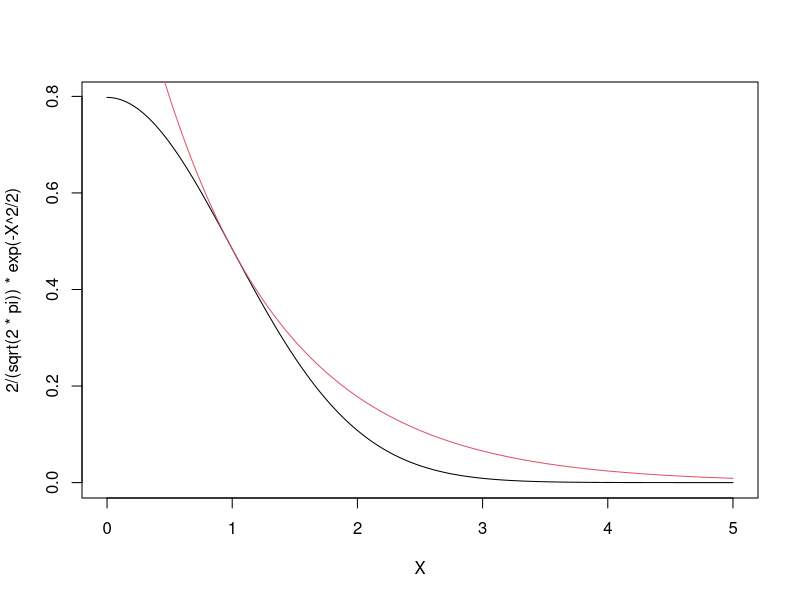
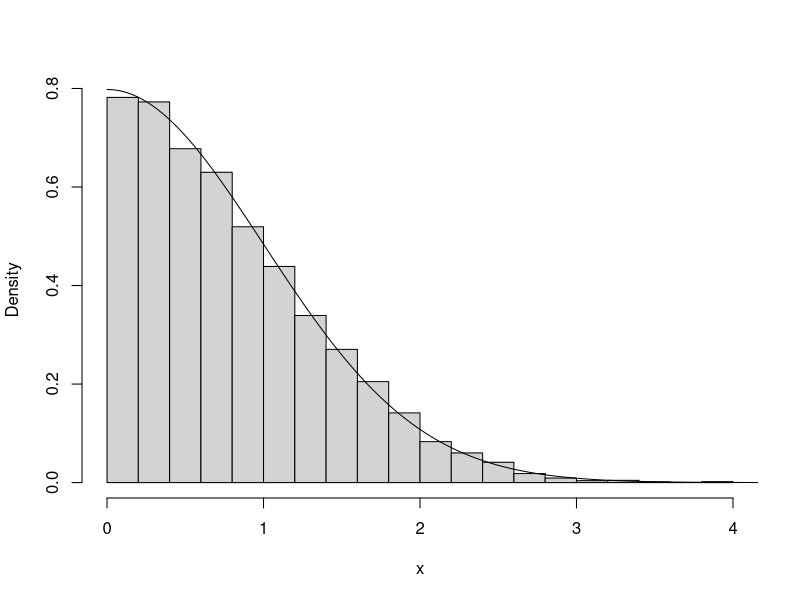

Write the R code that produced these figures, in order.
#It helps to plot the distribution so we know that our value of c is correct
X <- seq(0, 5, 0.01)
plot(X, 2/(sqrt(2*pi))*exp(-X^2/2), type = 'l')
lines(X, 2/sqrt(2*pi)*exp(1/2)*dexp(X, 1), col = 2)


#Generate from Q (uniform)
y <- rexp(10000, 1)

# Calculate the probability density function values
f <- 2/(sqrt(2*pi))*exp(-y^2/2)

#Generate acceptance probabilities 
c <- 2/sqrt(2*pi)*exp(1/2)
k <- f/(c*dexp(y, 1)) #q(y) = 1

# Generate random samples from a uniform distribution for acceptance/rejection
u <- runif(10000)

# Accept samples based on the acceptance/rejection criterion
x <- y[u < k]

#Plot results
hist(x, freq = FALSE, main = "", breaks = 20)
lines(X, 2/(sqrt(2*pi))*exp(-X^2/2))
